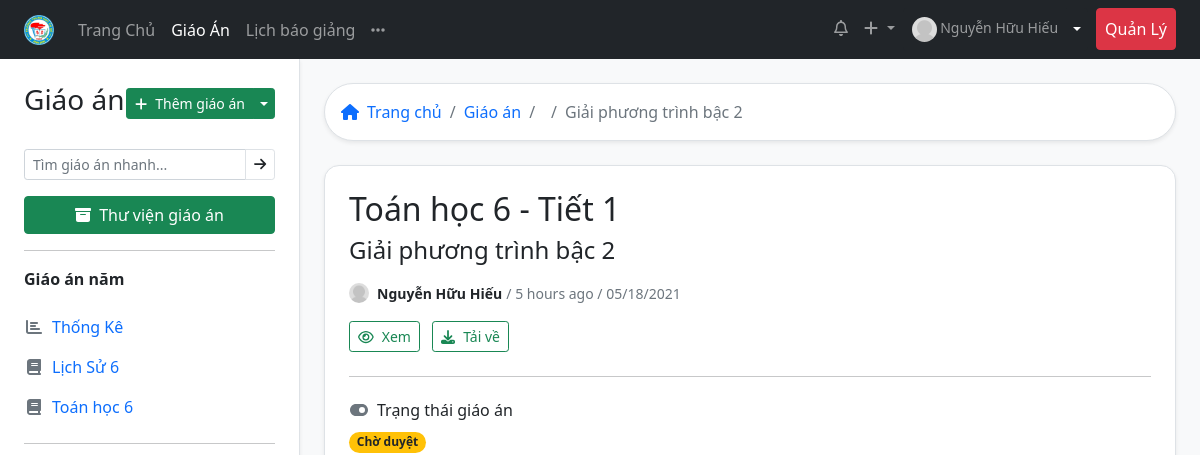
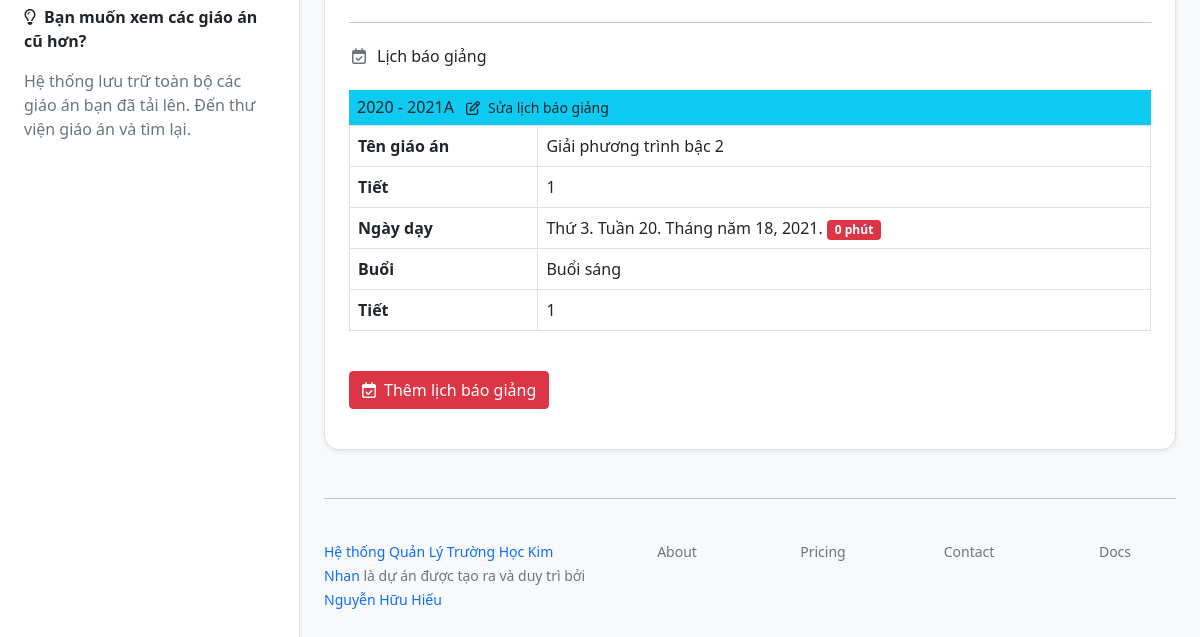
Page /lesson/1/ (signed in) on the earlier database version (2 pictures, top to bottom).
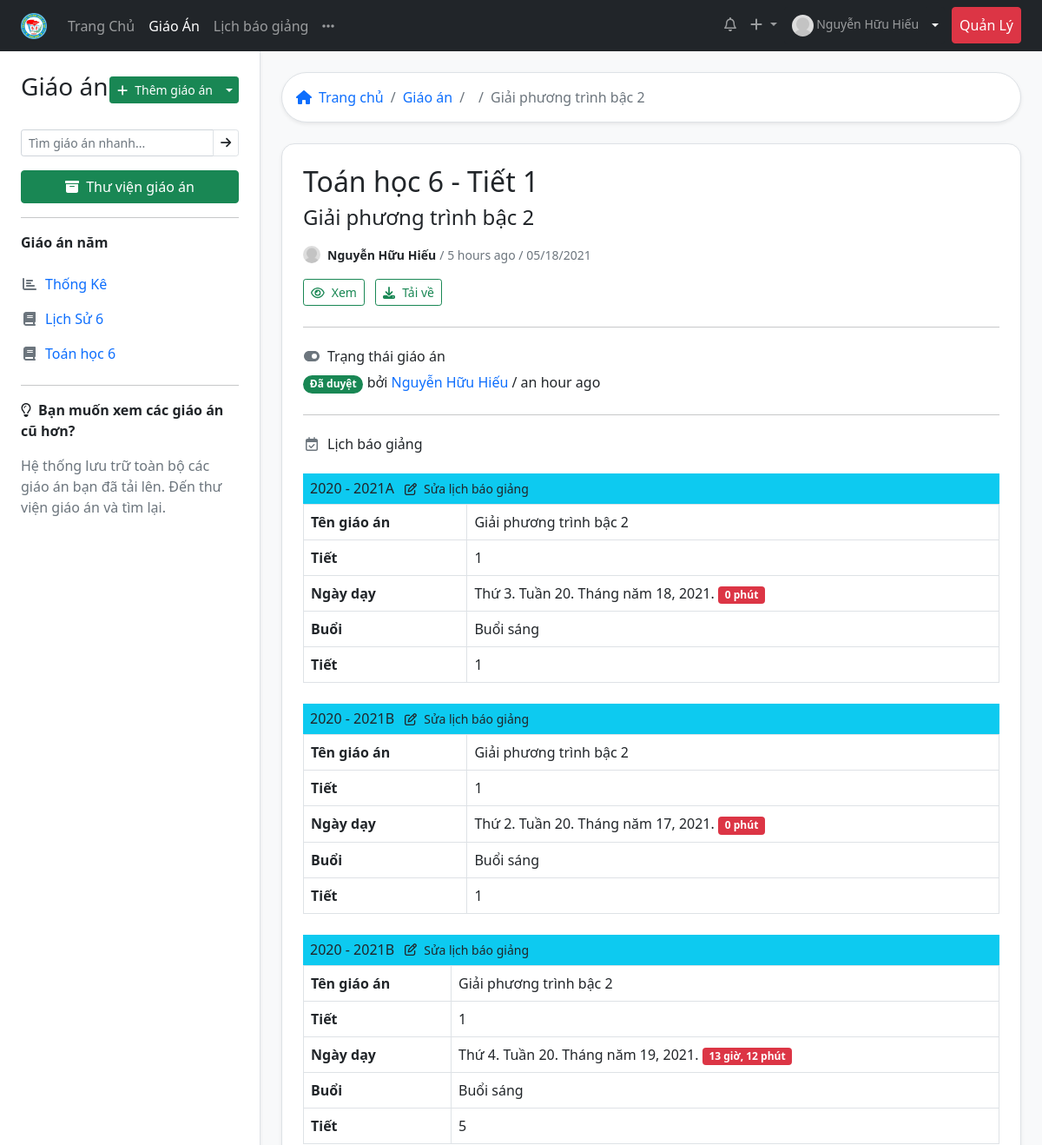
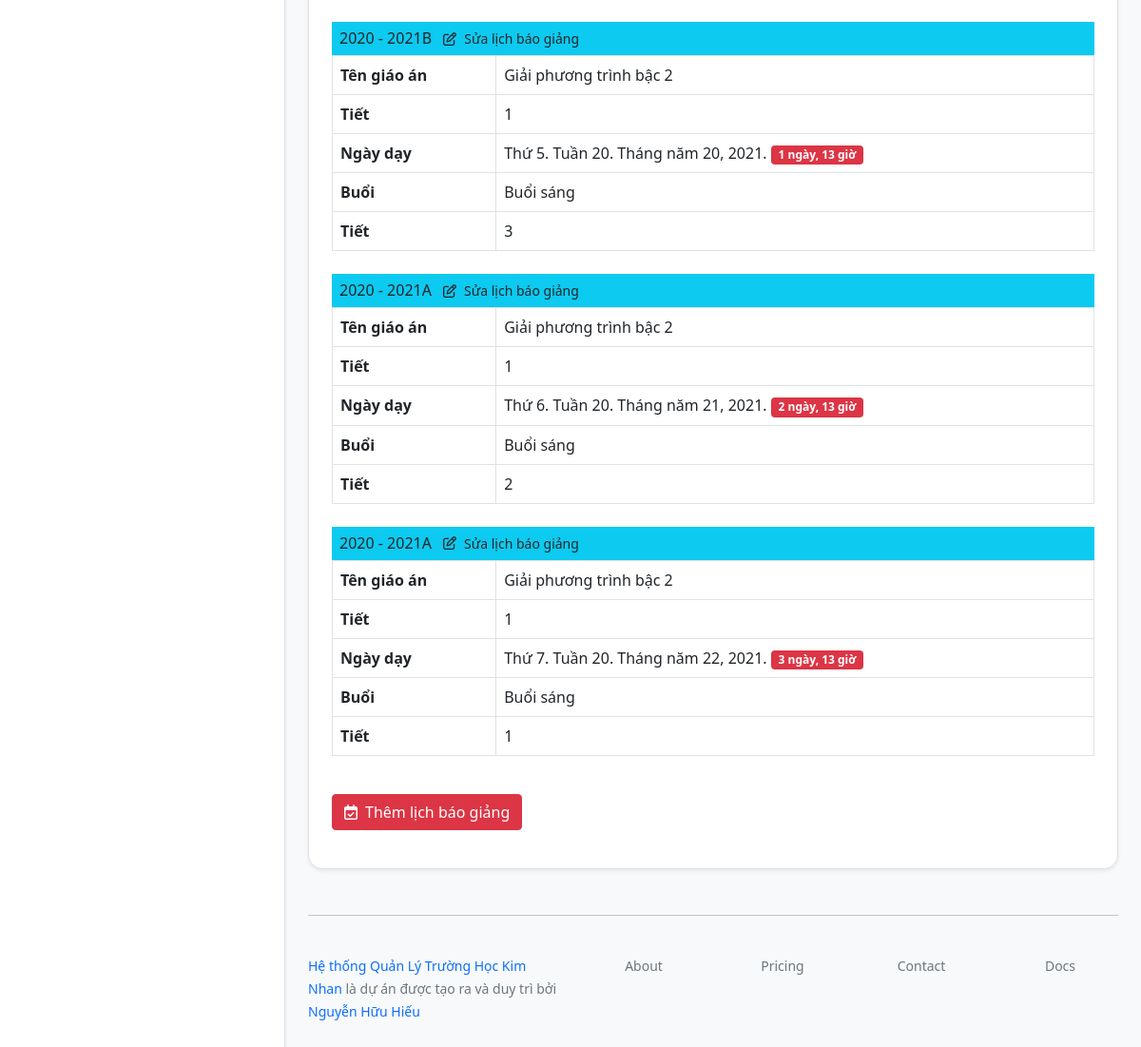
Same page on the later database version (2 pictures, top to bottom).
### lessonmanagement/models.py (models this page shows, shortened)
class Teacher(models.Model):
    user = models.OneToOneField(User, on_delete=models.CASCADE, verbose_name="Tài khoản đăng nhập")
    firstname = models.CharField("Họ",max_length=20, blank=True)
    lastname = models.CharField("Tên", max_length=20, blank=True)
    zalo_number = models.DecimalField(verbose_name="Số điện thoại",help_text="Số điện thoại có đăng ký zalo, sử dụng để nhận thông báo từ ban giám hiệu", max_digits=12, decimal_places=0,null=True, blank=True)
    birth_date = models.DateField("Ngày sinh", null=True, blank=True)
    SEX_CHOICES = [
    ('male', 'Nam'),
    ('female', 'Nữ')
    ]
    sex = models.CharField(verbose_name="Giới tính", max_length=6, choices=SEX_CHOICES, null=True, blank=True)
    main_subject = models.ForeignKey("Subject",on_delete=models.SET_NULL,null=True,blank=True, verbose_name="Chuyên môn chính")
    EDUCATION_LEVEL_CHOICES = [
        ('inter', 'Trung Cấp'),
        ('college', 'Cao Đẳng'),
        ('university', 'Đại Học'),
        ('master', 'Thạc Sĩ')
    ]
    education_level = models.CharField(max_length=20, choices=EDUCATION_LEVEL_CHOICES, null=True, blank=True)
    is_work = models.BooleanField("Có đang công tác", default=True)
    def user_directory_path(instance, filename):
        return 'user_{0}/{1}'.format(instance.user.id, filename)
    avatar = models.ImageField("Ảnh đại diện", upload_to=user_directory_path, blank=True, null=True)
    def full_name(self):
        return ('%s %s') % (self.firstname, self.lastname)
    def lesson_list(self):
        return self.lesson_set.filter(teacher = self.user.id)
    def subject_classyear_list(self):
        return self.subjectclassyear_set.all().order_by('subject__subject__title').values('subject__subject__title', 'classyear__startyear__start_date__year','subject__subject__group__title').distinct()
    class Meta:
        verbose_name = "Giáo viên"
        verbose_name_plural = "Giáo viên"
    def __str__(self):
        return self.full_name()

class Lesson(models.Model):
    title = models.CharField(max_length=200)
    lesson_path = models.FileField(blank=True, null=True)
    upload_time = models.DateTimeField(blank=True, null=True)
    edit_time = models.DateTimeField(blank=True, null=True)
    description = models.CharField(max_length=200, null=True, blank=True)
    teacher = models.ForeignKey(Teacher, on_delete=models.CASCADE)
    subject = models.ForeignKey(SubjectDetail, on_delete=models.CASCADE)
    number_lesson = models.IntegerField(help_text="Bài giảng số mấy")
    schoolyear = models.ForeignKey(Schoolyear, on_delete=models.CASCADE, blank=True, null=True)
    classyear = models.ManyToManyField(Classyear, through="LessonSchedule")
    STATUS_CHOICES = [
    ('pending', 'Chờ duyệt'),
    ('acept', 'Đã duyệt'),
    ('deny', 'Bị từ chối'),
    ]
    status = models.CharField(max_length=10, blank=True, choices=STATUS_CHOICES ,default='pending')
    checker = models.ForeignKey('Teacher', related_name="lesson_checker" ,on_delete=models.SET_NULL, null=True, blank=True)
    check_date = models.DateTimeField(auto_now=True)
    note_checker = models.CharField(max_length=200, blank=True)
    class Meta:
        verbose_name = "Giáo Án"
        verbose_name_plural = "Giáo Án"
        ordering = ["-upload_time"]
        unique_together = ['subject', 'number_lesson']
    def classyear_list(self):
        return LessonSchedule.objects.filter(lesson=self.id)

class SubjectDetail(models.Model):
    subject = models.ForeignKey(Subject, on_delete=models.CASCADE, verbose_name="Môn học")
    level = models.IntegerField(choices=LEVEL_CHOICES, verbose_name="Khối học")
    total_lesson = models.IntegerField(verbose_name="Tổng số tiết")
    week_lesson = models.IntegerField(verbose_name="Số tiết mỗi tuần")
    class Meta:
        verbose_name = "Chi tiết môn học"
        verbose_name_plural = "Chi tiết môn học"

class SchoolAbstract(models.Model):
    title = models.CharField(max_length=50, verbose_name="Tiêu đề")
    description = models.CharField(max_length=200, verbose_name="Mô tả sơ lược", blank=True)
    cover = models.ImageField(upload_to="coverimages/", verbose_name="Ảnh bìa", null = True, blank = True)
    class Meta:
        abstract = True

class Subject(SchoolAbstract):
    group = models.ForeignKey(GroupSubject,on_delete=models.CASCADE, verbose_name='Bộ môn')
    subject_slug = models.SlugField(max_length=50, null=True, blank=True)
    class Meta:
        verbose_name = "Môn học"
        verbose_name_plural = "Môn học"

class LessonSchedule(models.Model):
    lesson = models.ForeignKey(Lesson, on_delete = models.CASCADE)
    classyear = models.ForeignKey(Classyear, on_delete = models.CASCADE)
    teach_date_schedule = models.DateField()
    week = models.IntegerField(blank=True, null=True)
    SESSION_CHOICES = [
        ('morning', 'Buổi sáng'),
        ('afternoon', 'Buổi chiều'),
    ]
    session = models.CharField(max_length=15, choices=SESSION_CHOICES)
    ORDER_CHOICES = [
        (1, 1),
        (2, 2),
        (3, 3),
        (4, 4),
        (5, 5)
    ]
    order_schedule = models.IntegerField(choices=ORDER_CHOICES)
    class Meta:
        unique_together = ('teach_date_schedule', 'session', 'order_schedule')
        verbose_name = 'Lịch báo giảng'
        verbose_name_plural = 'Lịch báo giảng'

class Classyear(models.Model):
    TITLE_CHOICES = [
    ('A', 'A'),
    ('B', 'B'),
    ('C', 'C'),
    ('D', 'D')
    ]
    title = models.CharField(verbose_name="Tên lớp", max_length=1, choices=TITLE_CHOICES)
    startyear = models.ForeignKey('Schoolyear', on_delete=models.CASCADE, verbose_name="Năm nhập học")
    class Meta:
        unique_together = ('title', 'startyear')
        verbose_name = "Lớp học"
        verbose_name_plural = "Lớp học"

class Schoolyear(models.Model):
    school = models.ForeignKey(School, on_delete=models.CASCADE)
    start_date = models.DateField(help_text="Ngày bắt đầu năm học",  unique_for_year='start_date' )
    end_date = models.DateField(blank=True, null=True)
    spring_start = models.DateTimeField(help_text="Giờ mùa hè. Buổi sáng bắt đầu từ ngày nào, mấy giờ", blank=True, null=True)
    winter_start = models.DateTimeField(help_text="Giờ mùa đông. Buổi sáng bắt đầu từ ngày nào, mấy giờ", blank=True, null=True)
    class Meta:
        verbose_name = "Năm học"
        verbose_name_plural = "Năm học"
    def __str__(self):
        return '%s - %s' % (self.start_date.year, self.start_date.year + 1)

### lessonmanagement/views.py (the view)
# urls.py: path('lesson/<int:id>/', views.lesson, name="lesson"),
@login_required
def lesson(request, id):
    try:
        lesson = Lesson.objects.filter(
            teacher=request.user.teacher.id).get(id=id)
        return render(request, 'lesson/lesson_detail.html', {'lesson': lesson})
    except Lesson.DoesNotExist:
        raise Http404("Lesson does not exist")

### lessonmanagement/templates/lesson/lesson_detail.html (shortened to what this page needs)
{% extends 'base_withsidebar.html' %}
{% load humanize %}
{% load static %}
{% load lessonmanagement_extras %}
{% block content %}
{% include 'breadcrumb/breadcrumb_lesson.html' %}
<div class="bg-white rounded-15 shadow-sm p-4 border">
    <h2>{{ lesson.subject.subject.title }} {{ lesson.subject.level }} - Tiết
        {{ lesson.number_lesson }}</h2>
    <h4 class="mb-3">{{ lesson.title }}</h4>
    <div class="d-flex align-items-center mb-3">
        <img src="
        {% if request.user.teacher.avatar %}
        {{ request.user.teacher.avatar.url }}
        {% else %}
        {% static 'imgs/no-avatar.png' %}
        {% endif %}
        " alt="" width="20px" class="rounded-circle me-2">
        <div>
            <small class="m-0 fw-bolder">{{ request.user.teacher.full_name }}</small>
            <small class="text-muted m-0"> / {{ lesson.upload_time|naturaltime }} / {{lesson.upload_time|date:"SHORT_DATE_FORMAT"}}</small>
        </div>
    </div>
    <a href="#" class="btn btn-sm btn-outline-success me-2"><i class="far fa-eye me-2"></i>Xem</a>
    <a href="{{ lesson.lesson_path.url }}" class="btn btn-sm btn-outline-success"><i
            class="fas fa-download me-2"></i>Tải về</a>
    <hr class="my-4">
    <h6><i class="fas fa-toggle-on text-muted fa-fw me-2"></i>Trạng thái giáo án</h6>
    {% if lesson.status == 'pending' %}
    <span class="badge bg-warning text-dark rounded-pill">{{ lesson.get_status_display }}</span>
    {% elif lesson.status == 'acept' %}
    <span class="badge bg-success text-white rounded-pill">{{ lesson.get_status_display }}</span> bởi
    <a href="#" class="text-decoration-none">{{ lesson.checker }} </a> / {{ lesson.check_date|naturaltime }}
    {% endif %}
    <hr class="my-4">
    <h6><i class="far fa-calendar-check me-2 text-muted fa-fw"></i>Lịch báo giảng</h6>
    {% if not lesson.classyear_list %}
    <h5 class="text-danger mt-3">Giáo án này chưa được lên lịch báo giảng</h5>
    <a href="{% url 'add_lesson_schedule' lesson.id %}" class="btn btn-danger"><i
            class="far fa-calendar-check me-2"></i>Thêm lịch báo giảng</a>
    {% else %}
    {% for i in lesson.classyear_list %}
    <h6 class="bg-info mb-0 p-2 mt-4">
        {{ lesson.subject.title }} {{ i.classyear.startyear }}{{ i.classyear.title }} <small>
            <a href="#" class="ms-2 text-decoration-none text-dark"><i class="far fa-edit me-2"></i>Sửa lịch báo
                giảng</a>
        </small>
    </h6>
    {% include 'schedule/lesson_schedule.html' %}
    {% endfor %}
    <br>
    <a href="{% url 'add_lesson_schedule' lesson.id %}" class="btn btn-danger mb-3"><i
            class="far fa-calendar-check me-2"></i>Thêm lịch báo giảng</a>
    {% endif %}
</div>
{% endblock %}

### lessonmanagement/templates/topnav.html (shortened to what this page needs)
{% load static %}
<nav class="navbar navbar-expand-lg navbar-dark bg-dark  ">
  <div class="container-fluid px-lg-4">
    <a class="navbar-brand" href="{% url 'index' %}"><img src="{% static 'imgs/logo_thcsanhson.png'%}" alt=""
        height="30px"></a>
    <div class="collapse navbar-collapse" id="navbarSupportedContent">
      <ul class="navbar-nav me-auto mb-2 mb-lg-0">
        <li class="nav-item">
          <a class="nav-link {% if request.path == '/' %} active {% endif %}" aria-current="page"
            href="{% url 'index' %}">Trang Chủ</a>
        </li>
        <li class="nav-item">
          <a class="nav-link {% if 'lesson' in request.path %} active {% endif %}" href="{% url 'alllessons' %}">Giáo
            Án</a>
        </li>
        <li class="nav-item ">
          {% now 'W' as w %}
          {% now 'Y' as y %}
          <a class="nav-link {% if 'schedule' in request.path %} active {% endif %}" href="{% url 'schedule' y w %}">
            Lịch báo giảng
          </a>
        </li>
        <li class="nav-item dropdown">
          <a class="nav-link" href="#" id="navbarDropdown" role="button" data-bs-toggle="dropdown"
            aria-expanded="false">
            <i class="fas fa-ellipsis-h"></i>
          </a>
        </li>
      </ul>
      <ul class="navbar-nav  mb-2 mb-lg-0">
        <li class="nav-item">
          <a class="nav-link" href="#"><i class="far fa-bell"></i></a>
        </li>
        <li class="nav-item dropdown">
          <a class="nav-link dropdown-toggle" href="#" id="navbarDropdown" role="button" data-bs-toggle="dropdown"
            aria-expanded="false">
            <i class="fas fa-plus"></i>
          </a>
        </li>
        <li class="nav-item">
          <div class="btn-group">
            {% if request.path == '/profile/' %}
            <a href="{% url 'profile' %}" class="nav-link btn btn-light text-dark btn-sm">
              <img src="
                    {% if request.user.teacher.avatar %}
                    {{ request.user.teacher.avatar.url }}
                    {% else %}
                    {% static 'imgs/no-avatar.png' %}
                    {% endif %}
                    " class="rounded-circle" alt="" height="25px">
              {{ request.user.teacher.full_name }}
            </a>
            <button type="button" class="btn  btn-sm btn-light text-dark dropdown-toggle dropdown-toggle-split"
              data-bs-toggle="dropdown" aria-expanded="false">
              <span class="visually-hidden">Toggle Dropdown</span>
            </button>
            {% else %}
            <a href="{% url 'profile' %}" class="nav-link btn btn-dark btn-sm">
              <img src="
                    {% if request.user.teacher.avatar %}
                    {{ request.user.teacher.avatar.url }}
                    {% else %}
                    {% static 'imgs/no-avatar.png' %}
                    {% endif %}
                    " class="rounded-circle" alt="" height="25px">
              {{ request.user.teacher.full_name }}
            </a>
            <button type="button" class="btn  btn-sm btn-dark dropdown-toggle dropdown-toggle-split"
              data-bs-toggle="dropdown" aria-expanded="false">
            </button>
            {% endif %}
          </div>
        </li>
        {% if request.user.is_staff %}
        <li class="nav-item ms-2">
          <a href="{% url 'admin:index' %}" class="nav-link btn btn-danger text-white">
            Quản Lý
          </a>
        </li>
        {% endif %}
      </ul>
    </div>
  </div>
</nav>

### lessonmanagement/templates/breadcrumb/breadcrumb_lesson.html
<div class="bg-white border shadow-sm p-3 rounded-pill mb-4">
    <nav aria-label="breadcrumb">
      <ol class="breadcrumb m-0 ">
        <li class="breadcrumb-item"><a href="{% url 'index' %}" class="text-decoration-none"><i class="fas fa-home me-2"></i>Trang chủ</a></li>
        <li class="breadcrumb-item"> <a href="{% url 'alllessons' %}" class="text-decoration-none">Giáo án</a></li>
        <li class="breadcrumb-item "> <a href="#" class="text-decoration-none">{{ lesson.subject.title }} {{ lesson.level }}</a></li>
        <li class="breadcrumb-item active" aria-current="page"> {{ lesson.title }}</li>
      </ol>
    </nav>
  </div>

### lessonmanagement/templates/schedule/lesson_schedule.html
{% load humanize %}
<table class="table table-bordered">
    <tr>
        <th scope="row">Tên giáo án</th>
        <td>{{ lesson.title }}</td>
    </tr>
    <tr>
        <th scope="row">Tiết</th>
        <td>{{ lesson.number_lesson }}</td>
    </tr>
    <tr>
        <th scope="row">Ngày dạy</th>
        <td>{{ i.teach_date_schedule|date:"D" }}. Tuần {{ i.teach_date_schedule|date:"W" }}. {{ i.teach_date_schedule }}.  <span class="badge bg-danger">{{ i.teach_date_schedule|timeuntil }}</span></td>
    </tr>
    <tr>
        <th scope="row">Buổi</th>
        <td>{{ i.get_session_display }}</td>
    </tr>
    <tr>
        <th scope="row">Tiết</th>
        <td>{{ i.order_schedule }}</td>
    </tr>
</table>

Differences in the rows shown:
changed Lesson "Giải phương trình bậc 2": checker (not shown) → "Nguyễn Hữu Hiếu"; check_date (not shown) → "an hour ago"; status "Chờ duyệt" → "Đã duyệt"
added LessonSchedule: classyear.startyear "2020 - 2021", classyear "B", {{ lesson.title }} "Giải phương trình bậc 2", {{ lesson.number_lesson }} "1", teach_date_schedule "Thứ 2", teach_date_schedule "20", teach_date_schedule "Tháng năm 17, 2021", teach_date_schedule "0 phút", session "Buổi sáng", order_schedule "1"
added LessonSchedule: classyear.startyear "2020 - 2021", classyear "B", {{ lesson.title }} "Giải phương trình bậc 2", {{ lesson.number_lesson }} "1", teach_date_schedule "Thứ 4", teach_date_schedule "20", teach_date_schedule "Tháng năm 19, 2021", teach_date_schedule "13 giờ, 12 phút", session "Buổi sáng", order_schedule "5"
added LessonSchedule: classyear.startyear "2020 - 2021", classyear "B", {{ lesson.title }} "Giải phương trình bậc 2", {{ lesson.number_lesson }} "1", teach_date_schedule "Thứ 5", teach_date_schedule "20", teach_date_schedule "Tháng năm 20, 2021", teach_date_schedule "1 ngày, 13 giờ", session "Buổi sáng", order_schedule "3"
added LessonSchedule: classyear.startyear "2020 - 2021", classyear "A", {{ lesson.title }} "Giải phương trình bậc 2", {{ lesson.number_lesson }} "1", teach_date_schedule "Thứ 6", teach_date_schedule "20", teach_date_schedule "Tháng năm 21, 2021", teach_date_schedule "2 ngày, 13 giờ", session "Buổi sáng", order_schedule "2"
added LessonSchedule: classyear.startyear "2020 - 2021", classyear "A", {{ lesson.title }} "Giải phương trình bậc 2", {{ lesson.number_lesson }} "1", teach_date_schedule "Thứ 7", teach_date_schedule "20", teach_date_schedule "Tháng năm 22, 2021", teach_date_schedule "3 ngày, 13 giờ", session "Buổi sáng", order_schedule "1"
Other differences:
text now shown: "bởi /"
